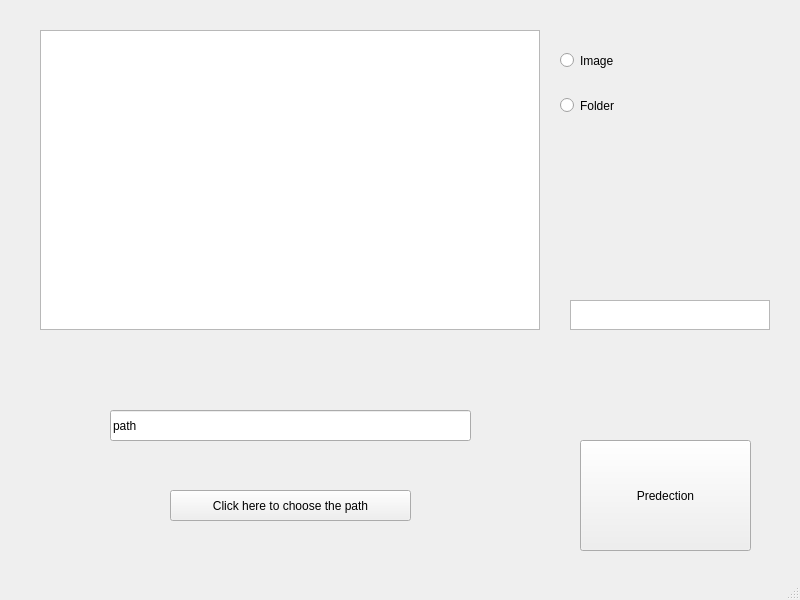
<?xml version="1.0" encoding="UTF-8"?>
<ui version="4.0">
 <class>mainWindow</class>
 <widget class="QMainWindow" name="mainWindow">
  <property name="geometry">
   <rect>
    <x>0</x>
    <y>0</y>
    <width>800</width>
    <height>600</height>
   </rect>
  </property>
  <property name="windowTitle">
   <string>MainWindow</string>
  </property>
  <widget class="QWidget" name="centralwidget">
   <widget class="QRadioButton" name="radioButton_image">
    <property name="geometry">
     <rect>
      <x>560</x>
      <y>40</y>
      <width>131</width>
      <height>41</height>
     </rect>
    </property>
    <property name="text">
     <string>Image</string>
    </property>
   </widget>
   <widget class="QRadioButton" name="radioButton_folder">
    <property name="geometry">
     <rect>
      <x>560</x>
      <y>80</y>
      <width>131</width>
      <height>51</height>
     </rect>
    </property>
    <property name="text">
     <string>Folder</string>
    </property>
   </widget>
   <widget class="QListView" name="listView_picture">
    <property name="geometry">
     <rect>
      <x>40</x>
      <y>30</y>
      <width>500</width>
      <height>300</height>
     </rect>
    </property>
   </widget>
   <widget class="QPushButton" name="pushButton">
    <property name="geometry">
     <rect>
      <x>580</x>
      <y>440</y>
      <width>171</width>
      <height>111</height>
     </rect>
    </property>
    <property name="text">
     <string>Predection</string>
    </property>
   </widget>
   <widget class="QListView" name="listView_result">
    <property name="geometry">
     <rect>
      <x>570</x>
      <y>300</y>
      <width>200</width>
      <height>30</height>
     </rect>
    </property>
   </widget>
   <widget class="QLineEdit" name="lineEdit_path">
    <property name="geometry">
     <rect>
      <x>110</x>
      <y>410</y>
      <width>361</width>
      <height>31</height>
     </rect>
    </property>
    <property name="text">
     <string>path</string>
    </property>
   </widget>
   <widget class="QPushButton" name="pushButton_choosepath">
    <property name="geometry">
     <rect>
      <x>170</x>
      <y>490</y>
      <width>241</width>
      <height>31</height>
     </rect>
    </property>
    <property name="text">
     <string>Click here to choose the path</string>
    </property>
   </widget>
  </widget>
  <widget class="QStatusBar" name="statusbar"/>
 </widget>
 <resources/>
 <connections/>
</ui>
